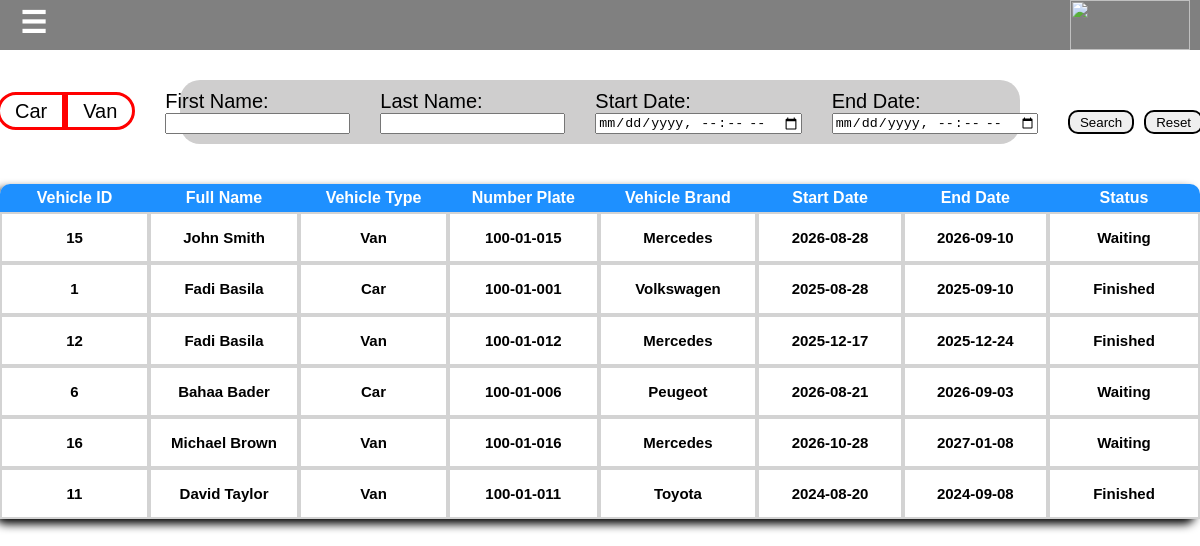
/VehicleRentalHistory.php, run on an earlier commit of the app's database.
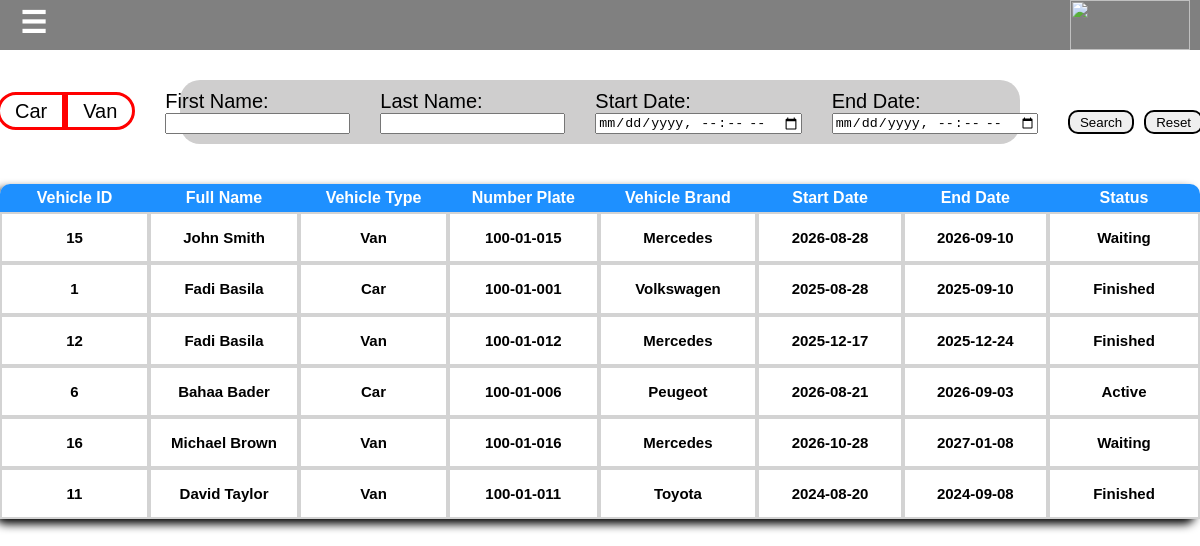
And on a later commit of the database.
### tables this page shows
CREATE TABLE IF NOT EXISTS `booking` (
  `BookingId` int NOT NULL AUTO_INCREMENT,
  `CustomerId` int NOT NULL,
  `VehicleId` int NOT NULL,
  `StartDate` date NOT NULL,
  `EndDate` date NOT NULL,
  `Status` varchar(250) NOT NULL,
  `CreatedAt` timestamp NOT NULL DEFAULT CURRENT_TIMESTAMP,
  `UpdatedAt` timestamp NOT NULL DEFAULT CURRENT_TIMESTAMP,
  `TotalPrice` decimal(10,2) NOT NULL,
  `RatingStatus` varchar(50) NOT NULL,
  PRIMARY KEY (`BookingId`),
  KEY `CustomerId` (`CustomerId`),
  KEY `CarId` (`VehicleId`)
);

### VehicleRentalHistory.php (the view, shortened to what this page needs)
<?php
    include "Nav.php";
    $con=OpenCon();
    $StartDate="";
    $EndDate="";
    $Fname="";
    $Lname="";
    $Search="";
    $Search2="";
    $Search3="";
?>
<!DOCTYPE HTML>
<html>
    <head>
    </head>
    <body>
        <nav class="nav">
            <form method="POST">
                <div class="Css1">
                    <label>
                        <span id="Car">Car</span>
                    </label>
                    <label>
                        <span id="Van">Van</span>
                    </label>
                </div>
                <div>
                    <label>First Name:</label>
                    <input type="text" name="Fname" <?php if($Fname!=""){echo "value='$Fname'";} ?>>
                </div>
                <div>
                    <label>Last Name:</label>
                    <input type="text" name="Lname" <?php if($Lname!=""){echo "value='$Lname'";} ?>>
                </div>
                <div>
                    <label id="DateCss">Start Date:</label>
                    <input type="datetime-local" name="StartDate" <?php if($StartDate!=""){echo "value='$StartDate'";} ?>>
                </div>
                <div>
                    <label id="DateCss">End Date:</label>
                    <input type="datetime-local" name="EndDate" <?php if($EndDate!=""){echo "value='$EndDate'";} ?>>
                </div>
                <div class="Css2">
                    <button type="submit" name="Search">Search</button>
                    <button type="submit" name="Reset">Reset</button>
                </div>
            </form>
        </nav>
        <?php
            if(isset($_SESSION['Message3'])){
                echo $_SESSION['Message3'];
                unset($_SESSION['Message3']);
            }else{
        ?>
        <table>
            <th id="thLeft">Vehicle ID</th>
            <th>Full Name</th>
            <th>Vehicle Type</th>
            <th>Number Plate</th>
            <th>Vehicle Brand</th>
            <th>Start Date</th>
            <th>End Date</th>
            <th id="thRight">Status</th>
            <?php
                if($Search3==""){
                    $Booking=mysqli_query($con,"SELECT * FROM Booking $Search2");
                    while($b=mysqli_fetch_array($Booking)){
                        $VehiclesRentalHistory=mysqli_query($con,"SELECT * FROM Vehicle $Search");
                        while($v=mysqli_fetch_array($VehiclesRentalHistory)){
                            if($v['Id']==$b['VehicleId']){
                                echo"<tr><td><h1>".$v['Id']."</h1></td>";
                                $Users=mysqli_query($con,"SELECT * FROM Users");
                                while($u=mysqli_fetch_array($Users)){
                                    if($b['CustomerId']==$u['Id']){
                                        echo "<td><h1>".$u['FirstName']." ".$u['LastName']."</h1></td>";
                                    }
                                }
                                echo"<td><h1>".$v['VehicleType']."</h1></td>
                                <td><h1>".$v['NumberPlate']."</h1></td>
                                <td><h1>".$v['VehicleBrand']."</h1></td>
                                <td><h1>".$b['StartDate']."</h1></td>
                                <td><h1>".$b['EndDate']."</h1></td>
                                <td><h1>".$b['Status']."</h1></td></tr>";
                                break;
                            }
                        }
                    }
                }
            }
            ?>
        </table>
    </body>
</html>

What changed in the data, as far as the page shows it:
changed booking: Status "Waiting" → "Active"
